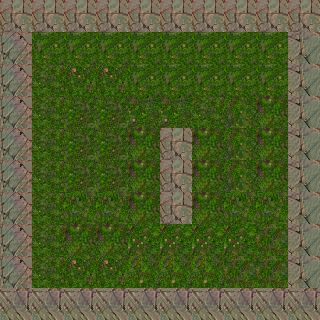

Rendered tile map (Tiled .tmx) drawn with the repository's tilesets; below, a short description and the map source with its tile grids summarised:
An orthogonal 10x10 tile map with 32x32 px tiles, 1 tile layer (Tile Layer 1), 2 tilesets.

<map version="1.0" orientation="orthogonal" width="10" height="10" tilewidth="32" tileheight="32">
 <tileset firstgid="1" name="grass" tilewidth="32" tileheight="32">
  <image source="grass.png" width="128" height="128" />
 </tileset>
 <tileset firstgid="17" name="rock" tilewidth="32" tileheight="32">
  <image source="rock.png" width="128" height="128" />
  <tile id="0">
   <properties>
    <property name="blocked" value="true" />
   </properties>
  </tile>
  <tile id="1">
   <properties>
    <property name="blocked" value="true" />
   </properties>
  </tile>
  <tile id="2">
   <properties>
    <property name="blocked" value="true" />
   </properties>
  </tile>
  <tile id="3">
   <properties>
    <property name="blocked" value="true" />
   </properties>
  </tile>
 </tileset>
 <layer name="Tile Layer 1" width="10" height="10">
  <data>[100 cells, 100 non-empty, 15 distinct tile ids]</data>
 </layer>
</map>
